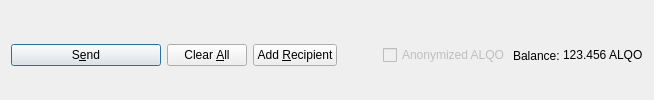
         <widget class="QFrame" name="frame_Send">
          <layout class="QHBoxLayout" name="horizontalLayout">
           <property name="bottomMargin">
            <number>0</number>
           </property>
           <item>
            <widget class="QPushButton" name="sendButton">
             <property name="minimumSize">
              <size>
               <width>150</width>
               <height>0</height>
              </size>
             </property>
             <property name="toolTip">
              <string>Confirm the send action</string>
             </property>
             <property name="text">
              <string>S&amp;end</string>
             </property>
             <property name="icon">
              <iconset resource="../ALQO.qrc">
               <normaloff>:/icons/send</normaloff>:/icons/send</iconset>
             </property>
             <property name="autoDefault">
              <bool>false</bool>
             </property>
             <property name="default">
              <bool>true</bool>
             </property>
            </widget>
           </item>
           <item>
            <widget class="QPushButton" name="clearButton">
             <property name="sizePolicy">
              <sizepolicy hsizetype="Minimum" vsizetype="Fixed">
               <horstretch>0</horstretch>
               <verstretch>0</verstretch>
              </sizepolicy>
             </property>
             <property name="toolTip">
              <string>Clear all fields of the form.</string>
             </property>
             <property name="text">
              <string>Clear &amp;All</string>
             </property>
             <property name="icon">
              <iconset resource="../ALQO.qrc">
               <normaloff>:/icons/remove</normaloff>:/icons/remove</iconset>
             </property>
             <property name="autoDefault">
              <bool>false</bool>
             </property>
            </widget>
           </item>
           <item>
            <widget class="QPushButton" name="addButton">
             <property name="toolTip">
              <string>Send to multiple recipients at once</string>
             </property>
             <property name="text">
              <string>Add &amp;Recipient</string>
             </property>
             <property name="icon">
              <iconset resource="../ALQO.qrc">
               <normaloff>:/icons/add</normaloff>:/icons/add</iconset>
             </property>
             <property name="autoDefault">
              <bool>false</bool>
             </property>
            </widget>
           </item>
           <item>
            <spacer name="horizontalSpacer">
             <property name="orientation">
              <enum>Qt::Horizontal</enum>
             </property>
             <property name="sizeHint" stdset="0">
              <size>
               <width>40</width>
               <height>20</height>
              </size>
             </property>
            </spacer>
           </item>
           <item>
            <layout class="QHBoxLayout" name="horizontalLayout_2">
             <property name="spacing">
              <number>3</number>
             </property>
             <item>
              <widget class="QCheckBox" name="checkzALQO">
               <property name="enabled">
                <bool>false</bool>
               </property>
               <property name="text">
                <string>Anonymized ALQO</string>
               </property>
              </widget>
             </item>
             <item>
              <widget class="QLabel" name="label">
               <property name="text">
                <string>Balance:</string>
               </property>
              </widget>
             </item>
             <item>
              <widget class="QLabel" name="labelBalance">
               <property name="sizePolicy">
                <sizepolicy hsizetype="Preferred" vsizetype="Fixed">
                 <horstretch>0</horstretch>
                 <verstretch>0</verstretch>
                </sizepolicy>
               </property>
               <property name="cursor">
                <cursorShape>IBeamCursor</cursorShape>
               </property>
               <property name="text">
                <string notr="true">123.456 ALQO</string>
               </property>
               <property name="textInteractionFlags">
                <set>Qt::LinksAccessibleByMouse|Qt::TextSelectableByKeyboard|Qt::TextSelectableByMouse</set>
               </property>
              </widget>
             </item>
            </layout>
           </item>
          </layout>
         </widget>
